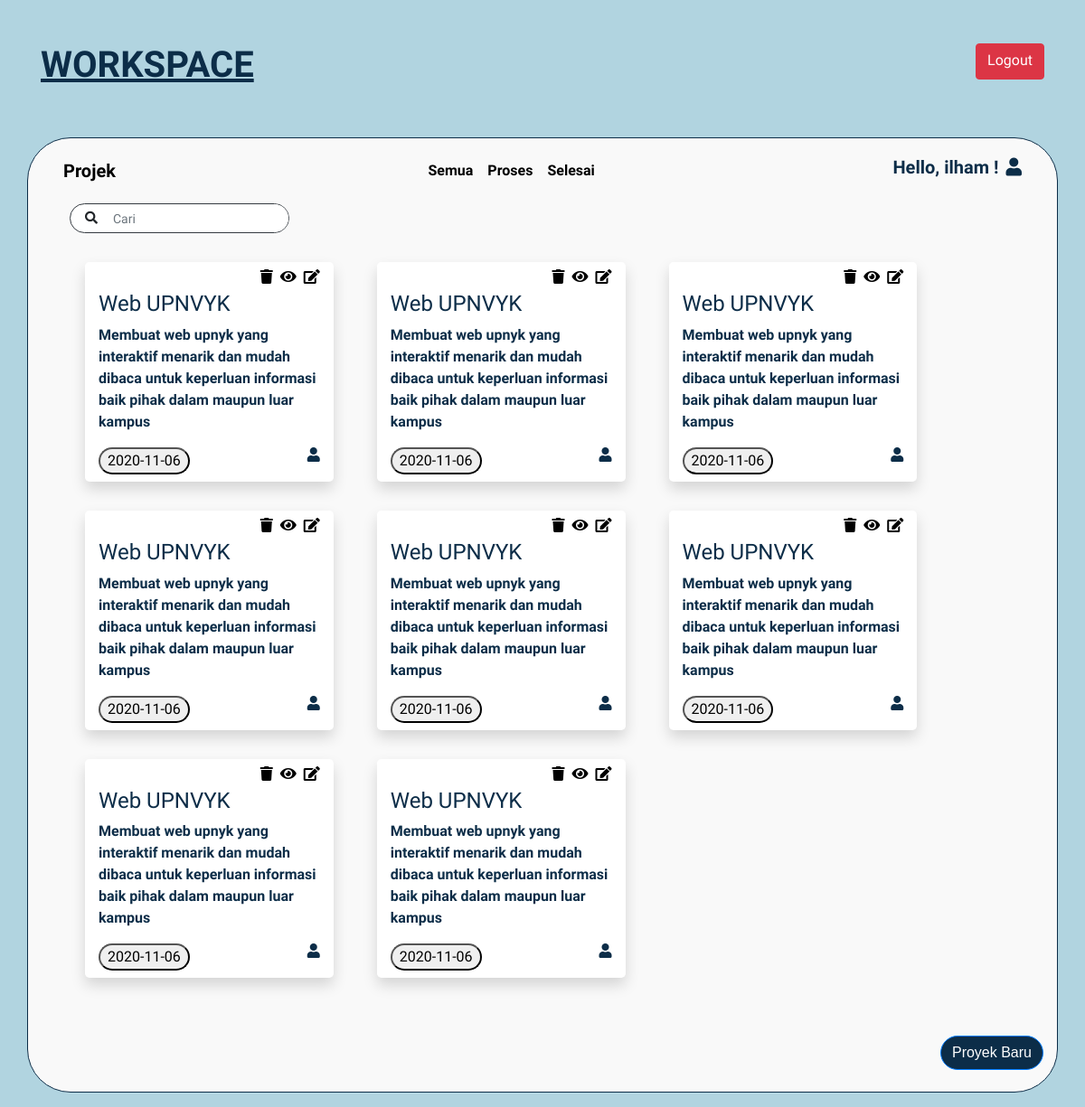
Page /view/dashboard.php (signed in) on the earlier database version.
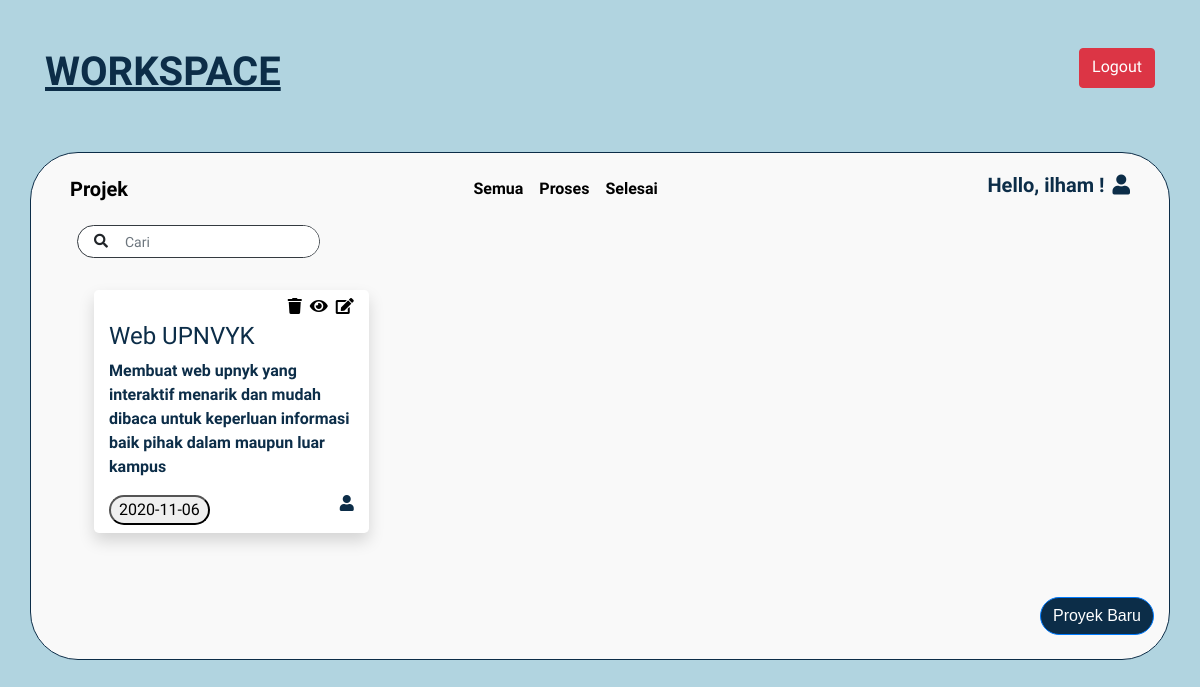
Same page on the later database version.
### tables this page shows
CREATE TABLE `data_project` (
  `id_project` int(11) NOT NULL,
  `title` varchar(100) NOT NULL,
  `description` text NOT NULL,
  `deadline` date NOT NULL,
  `status` varchar(100) NOT NULL,
  `file` varchar(100) NOT NULL,
  `team` varchar(100) NOT NULL,
  `id_user` int(11) NOT NULL
);

### view/dashboard.php (the view, shortened to what this page needs)
<!DOCTYPE html>
<html lang="en">
<head>
    <link rel="stylesheet" href="../assets/bootstrap/css/bootstrap.min.css">
    <link rel="stylesheet" href="../assets/css/new_project.css">
    <link rel="stylesheet" href="https://use.fontawesome.com/releases/v5.7.0/css/all.css"
>
</head>
<body>
    <div class="container mt-5" style="display: flex; justify-content: space-between;">
        <h1 id="workspace_font">WORKSPACE</h1>
        <a class="btn btn-danger" href="../config/action-logout.php" style="height: 40px;">Logout</a>
    </div>
    <div class="container mt-5 pb-4 mb-3" id="kotak">
        <nav class="navbar navbar-expand-lg mt-2 mx-2">
            <a class="navbar-brand" href="#">Projek</a>
            <div class="collapse navbar-collapse" id="navbarNavAltMarkup">
                <div class="navbar-nav mx-auto">
                    <a id="lihat_semua" class="nav-item nav-link active" href="#">Semua <span class="sr-only">(current)</span></a>
                    <a id="lihat_proses" class="nav-item nav-link" href="#">Proses</a>
                    <a id="lihat_selesai" class="nav-item nav-link" href="#">Selesai</a>
                </div>
                <h5>Hello, <?php
                echo $_SESSION['nama'];
                ?> !<i class="fas fa-user ml-2"></i></h5>
            </div>
        </nav>
        <div class="row mt-2 mx-2">
            <div class="col-md-3 mx-2">
                <div class="input-group bg-white input-group-sm rounded-pill border border-dark">
                    <div class="button input-group-append">
                        <button class="btn ml-2 " type="submit">
                            <i class="fas fa-search"></i>
                        </button>
                    </div>
                    <input class="cari form-control rounded-pill" type="search" placeholder="Cari" aria-label="Search">
                </div>
            </div>
        </div>
        <div class="row mt-3 mb-5 ml-4" id="lihat_project">
        <?php
            require_once ("../config/koneksi.php");
            $id = $_SESSION['id_user'];
            $cek_data_query = "SELECT * FROM data_project WHERE id_user='$id'";
            $data = mysqli_query($conn, $cek_data_query) or die (mysqli_error($conn));
            while($result = mysqli_fetch_assoc($data))
            {
        ?>
            <div class="col-md-3 rounded-lg mx-4 py-2 my-3  shadow bg-white" id="kotak_kecil">
                <a href="edit_project.php?id_project=<?= $result['id_project'] ?>"><i class="fas fa-edit  float-right"></i></a>
                <a href="lihat_project.php?id_project=<?= $result['id_project'] ?>"><i class="fas fa-eye  float-right mr-2"></i></a>
                <a href="../config/hapus_project.php?id_project=<?= $result['id_project']?>"><i class="fas fa-trash float-right mr-2"></i></a>
                <br>
                <h4 ><?= $result['title'] ?></h4>
                <p ><?= $result['description'] ?></p>
                <button class="float-left rounded-pill px-2"><?= $result['deadline'] ?></button>
                <i class="fas fa-user bg-white float-right"></i>
            </div>
        <?php } ?>
        </div>
        <div class="d-flex align-items-end flex-column">
            <a href="new_project.php"><button class="btn btn-primary" id="tombol" type="button">Proyek Baru</button></a>
        </div>
    </div>
</body>
</html>

### assets/css/new_project.css (style rules this page uses)
a { color: #000000; }
body { font-family: Quicksand, heltevica; font-weight: 900; background-color: #B1D4E0; color: #0C2D48; }
#navbar h3, h6, h5 { font-family: Quicksand, heltevica; font-weight: 600; }
.cari { border: none; }
#kotak { background-color: #F9F9F9; border-color: #0C2D48; border: solid 1px; border-radius: 3em; }
#tombol { background-color: #0C2D48; font-family: Poppins, Helvetica, sans-serif; border-radius: 3em; }
#workspace_font { font-family: Quicksand, heltevica; font-weight: bolder; text-decoration: underline; }

Differences in the rows shown:
removed data_project: title "Web UPNVYK", description "Membuat web upnyk yang interaktif menarik dan mudah dibaca untuk keperluan informasi baik pihak dalam maupun luar kampus", deadline "2020-11-06"
removed data_project: title "Web UPNVYK", description "Membuat web upnyk yang interaktif menarik dan mudah dibaca untuk keperluan informasi baik pihak dalam maupun luar kampus", deadline "2020-11-06"
removed data_project: title "Web UPNVYK", description "Membuat web upnyk yang interaktif menarik dan mudah dibaca untuk keperluan informasi baik pihak dalam maupun luar kampus", deadline "2020-11-06"
removed data_project: title "Web UPNVYK", description "Membuat web upnyk yang interaktif menarik dan mudah dibaca untuk keperluan informasi baik pihak dalam maupun luar kampus", deadline "2020-11-06"
removed data_project: title "Web UPNVYK", description "Membuat web upnyk yang interaktif menarik dan mudah dibaca untuk keperluan informasi baik pihak dalam maupun luar kampus", deadline "2020-11-06"
removed data_project: title "Web UPNVYK", description "Membuat web upnyk yang interaktif menarik dan mudah dibaca untuk keperluan informasi baik pihak dalam maupun luar kampus", deadline "2020-11-06"
removed data_project: title "Web UPNVYK", description "Membuat web upnyk yang interaktif menarik dan mudah dibaca untuk keperluan informasi baik pihak dalam maupun luar kampus", deadline "2020-11-06"
